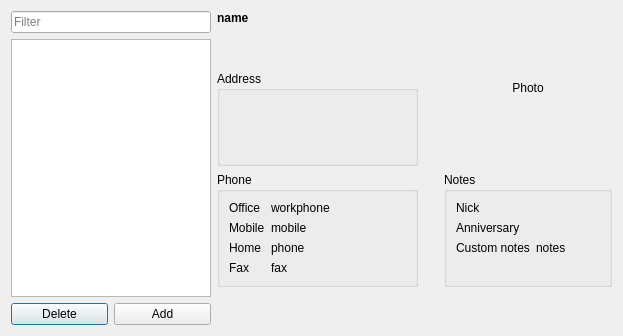
<?xml version="1.0" encoding="UTF-8"?>
<ui version="4.0">
 <class>Contacts</class>
 <widget class="QDialog" name="Contacts">
  <property name="geometry">
   <rect>
    <x>0</x>
    <y>0</y>
    <width>623</width>
    <height>336</height>
   </rect>
  </property>
  <property name="windowTitle">
   <string>BE::Contacts</string>
  </property>
  <layout class="QGridLayout" name="gridLayout_2">
   <item row="0" column="2" rowspan="2">
    <layout class="QVBoxLayout" name="verticalLayout">
     <item>
      <widget class="QLabel" name="name">
       <property name="font">
        <font>
         <weight>75</weight>
         <bold>true</bold>
        </font>
       </property>
       <property name="cursor">
        <cursorShape>IBeamCursor</cursorShape>
       </property>
       <property name="focusPolicy">
        <enum>Qt::TabFocus</enum>
       </property>
       <property name="text">
        <string>name</string>
       </property>
       <property name="textFormat">
        <enum>Qt::PlainText</enum>
       </property>
       <property name="textInteractionFlags">
        <set>Qt::LinksAccessibleByMouse|Qt::TextEditable|Qt::TextEditorInteraction|Qt::TextSelectableByKeyboard|Qt::TextSelectableByMouse</set>
       </property>
      </widget>
     </item>
     <item>
      <widget class="QLabel" name="mail">
       <property name="cursor">
        <cursorShape>IBeamCursor</cursorShape>
       </property>
       <property name="focusPolicy">
        <enum>Qt::TabFocus</enum>
       </property>
       <property name="text">
        <string>&lt;Mail&gt;</string>
       </property>
       <property name="textFormat">
        <enum>Qt::AutoText</enum>
       </property>
       <property name="textInteractionFlags">
        <set>Qt::LinksAccessibleByMouse|Qt::TextEditable|Qt::TextEditorInteraction|Qt::TextSelectableByKeyboard|Qt::TextSelectableByMouse</set>
       </property>
      </widget>
     </item>
     <item>
      <widget class="QLabel" name="url">
       <property name="cursor">
        <cursorShape>IBeamCursor</cursorShape>
       </property>
       <property name="focusPolicy">
        <enum>Qt::TabFocus</enum>
       </property>
       <property name="text">
        <string>&lt;Internet&gt;</string>
       </property>
       <property name="textFormat">
        <enum>Qt::AutoText</enum>
       </property>
       <property name="textInteractionFlags">
        <set>Qt::LinksAccessibleByMouse|Qt::TextEditable|Qt::TextEditorInteraction|Qt::TextSelectableByKeyboard|Qt::TextSelectableByMouse</set>
       </property>
      </widget>
     </item>
    </layout>
   </item>
   <item row="1" column="0" rowspan="4" colspan="2">
    <widget class="QListView" name="contacts">
     <property name="sizePolicy">
      <sizepolicy hsizetype="Fixed" vsizetype="Expanding">
       <horstretch>0</horstretch>
       <verstretch>0</verstretch>
      </sizepolicy>
     </property>
     <property name="minimumSize">
      <size>
       <width>200</width>
       <height>0</height>
      </size>
     </property>
     <property name="maximumSize">
      <size>
       <width>200</width>
       <height>16777215</height>
      </size>
     </property>
    </widget>
   </item>
   <item row="2" column="2">
    <widget class="QGroupBox" name="groupBox">
     <property name="title">
      <string>Address</string>
     </property>
     <property name="flat">
      <bool>true</bool>
     </property>
     <layout class="QGridLayout" name="gridLayout">
      <item row="2" column="1">
       <widget class="QLabel" name="country">
        <property name="sizePolicy">
         <sizepolicy hsizetype="MinimumExpanding" vsizetype="Preferred">
          <horstretch>0</horstretch>
          <verstretch>0</verstretch>
         </sizepolicy>
        </property>
        <property name="cursor">
         <cursorShape>IBeamCursor</cursorShape>
        </property>
        <property name="focusPolicy">
         <enum>Qt::TabFocus</enum>
        </property>
        <property name="text">
         <string>&lt;country&gt;</string>
        </property>
        <property name="textFormat">
         <enum>Qt::PlainText</enum>
        </property>
        <property name="textInteractionFlags">
         <set>Qt::LinksAccessibleByMouse|Qt::TextEditable|Qt::TextEditorInteraction|Qt::TextSelectableByKeyboard|Qt::TextSelectableByMouse</set>
        </property>
       </widget>
      </item>
      <item row="2" column="0">
       <widget class="QLabel" name="state">
        <property name="cursor">
         <cursorShape>IBeamCursor</cursorShape>
        </property>
        <property name="focusPolicy">
         <enum>Qt::TabFocus</enum>
        </property>
        <property name="text">
         <string>&lt;state&gt;</string>
        </property>
        <property name="textFormat">
         <enum>Qt::PlainText</enum>
        </property>
        <property name="textInteractionFlags">
         <set>Qt::LinksAccessibleByMouse|Qt::TextEditable|Qt::TextEditorInteraction|Qt::TextSelectableByKeyboard|Qt::TextSelectableByMouse</set>
        </property>
       </widget>
      </item>
      <item row="1" column="1">
       <widget class="QLabel" name="city">
        <property name="sizePolicy">
         <sizepolicy hsizetype="MinimumExpanding" vsizetype="Preferred">
          <horstretch>0</horstretch>
          <verstretch>0</verstretch>
         </sizepolicy>
        </property>
        <property name="cursor">
         <cursorShape>IBeamCursor</cursorShape>
        </property>
        <property name="focusPolicy">
         <enum>Qt::TabFocus</enum>
        </property>
        <property name="text">
         <string>&lt;city&gt;</string>
        </property>
        <property name="textFormat">
         <enum>Qt::PlainText</enum>
        </property>
        <property name="textInteractionFlags">
         <set>Qt::LinksAccessibleByMouse|Qt::TextEditable|Qt::TextEditorInteraction|Qt::TextSelectableByKeyboard|Qt::TextSelectableByMouse</set>
        </property>
       </widget>
      </item>
      <item row="1" column="0">
       <widget class="QLabel" name="zip">
        <property name="cursor">
         <cursorShape>IBeamCursor</cursorShape>
        </property>
        <property name="focusPolicy">
         <enum>Qt::TabFocus</enum>
        </property>
        <property name="text">
         <string>&lt;zip&gt;</string>
        </property>
        <property name="textFormat">
         <enum>Qt::PlainText</enum>
        </property>
        <property name="textInteractionFlags">
         <set>Qt::LinksAccessibleByMouse|Qt::TextEditable|Qt::TextEditorInteraction|Qt::TextSelectableByKeyboard|Qt::TextSelectableByMouse</set>
        </property>
       </widget>
      </item>
      <item row="0" column="0" colspan="3">
       <widget class="QLabel" name="address">
        <property name="cursor">
         <cursorShape>IBeamCursor</cursorShape>
        </property>
        <property name="focusPolicy">
         <enum>Qt::TabFocus</enum>
        </property>
        <property name="text">
         <string>&lt;address&gt;</string>
        </property>
        <property name="textFormat">
         <enum>Qt::PlainText</enum>
        </property>
        <property name="textInteractionFlags">
         <set>Qt::LinksAccessibleByMouse|Qt::TextEditable|Qt::TextEditorInteraction|Qt::TextSelectableByKeyboard|Qt::TextSelectableByMouse</set>
        </property>
       </widget>
      </item>
     </layout>
    </widget>
   </item>
   <item row="3" column="2">
    <widget class="QGroupBox" name="groupBox_2">
     <property name="title">
      <string>Phone</string>
     </property>
     <property name="flat">
      <bool>true</bool>
     </property>
     <layout class="QFormLayout" name="formLayout">
      <item row="0" column="0">
       <widget class="QLabel" name="label">
        <property name="text">
         <string>Office</string>
        </property>
        <property name="textFormat">
         <enum>Qt::PlainText</enum>
        </property>
       </widget>
      </item>
      <item row="0" column="1">
       <widget class="QLabel" name="workphone">
        <property name="minimumSize">
         <size>
          <width>64</width>
          <height>0</height>
         </size>
        </property>
        <property name="cursor">
         <cursorShape>IBeamCursor</cursorShape>
        </property>
        <property name="focusPolicy">
         <enum>Qt::TabFocus</enum>
        </property>
        <property name="text">
         <string>workphone</string>
        </property>
        <property name="textFormat">
         <enum>Qt::PlainText</enum>
        </property>
        <property name="textInteractionFlags">
         <set>Qt::LinksAccessibleByMouse|Qt::TextEditable|Qt::TextEditorInteraction|Qt::TextSelectableByKeyboard|Qt::TextSelectableByMouse</set>
        </property>
       </widget>
      </item>
      <item row="2" column="0">
       <widget class="QLabel" name="label_2">
        <property name="text">
         <string>Mobile</string>
        </property>
        <property name="textFormat">
         <enum>Qt::PlainText</enum>
        </property>
       </widget>
      </item>
      <item row="2" column="1">
       <widget class="QLabel" name="mobile">
        <property name="minimumSize">
         <size>
          <width>64</width>
          <height>0</height>
         </size>
        </property>
        <property name="cursor">
         <cursorShape>IBeamCursor</cursorShape>
        </property>
        <property name="focusPolicy">
         <enum>Qt::TabFocus</enum>
        </property>
        <property name="text">
         <string>mobile</string>
        </property>
        <property name="textFormat">
         <enum>Qt::PlainText</enum>
        </property>
        <property name="textInteractionFlags">
         <set>Qt::LinksAccessibleByMouse|Qt::TextEditable|Qt::TextEditorInteraction|Qt::TextSelectableByKeyboard|Qt::TextSelectableByMouse</set>
        </property>
       </widget>
      </item>
      <item row="3" column="0">
       <widget class="QLabel" name="label_3">
        <property name="text">
         <string>Home</string>
        </property>
        <property name="textFormat">
         <enum>Qt::PlainText</enum>
        </property>
       </widget>
      </item>
      <item row="3" column="1">
       <widget class="QLabel" name="phone">
        <property name="minimumSize">
         <size>
          <width>64</width>
          <height>0</height>
         </size>
        </property>
        <property name="cursor">
         <cursorShape>IBeamCursor</cursorShape>
        </property>
        <property name="focusPolicy">
         <enum>Qt::TabFocus</enum>
        </property>
        <property name="text">
         <string>phone</string>
        </property>
        <property name="textFormat">
         <enum>Qt::PlainText</enum>
        </property>
        <property name="textInteractionFlags">
         <set>Qt::LinksAccessibleByMouse|Qt::TextEditable|Qt::TextEditorInteraction|Qt::TextSelectableByKeyboard|Qt::TextSelectableByMouse</set>
        </property>
       </widget>
      </item>
      <item row="5" column="0">
       <widget class="QLabel" name="label_4">
        <property name="text">
         <string>Fax</string>
        </property>
        <property name="textFormat">
         <enum>Qt::PlainText</enum>
        </property>
       </widget>
      </item>
      <item row="5" column="1">
       <widget class="QLabel" name="fax">
        <property name="minimumSize">
         <size>
          <width>64</width>
          <height>0</height>
         </size>
        </property>
        <property name="cursor">
         <cursorShape>IBeamCursor</cursorShape>
        </property>
        <property name="focusPolicy">
         <enum>Qt::TabFocus</enum>
        </property>
        <property name="text">
         <string>fax</string>
        </property>
        <property name="textFormat">
         <enum>Qt::PlainText</enum>
        </property>
        <property name="textInteractionFlags">
         <set>Qt::LinksAccessibleByMouse|Qt::TextEditable|Qt::TextEditorInteraction|Qt::TextSelectableByKeyboard|Qt::TextSelectableByMouse</set>
        </property>
       </widget>
      </item>
     </layout>
    </widget>
   </item>
   <item row="3" column="4">
    <widget class="QGroupBox" name="groupBox_3">
     <property name="title">
      <string>Notes</string>
     </property>
     <property name="flat">
      <bool>true</bool>
     </property>
     <layout class="QFormLayout" name="formLayout_2">
      <item row="0" column="0">
       <widget class="QLabel" name="label_6">
        <property name="text">
         <string>Nick</string>
        </property>
       </widget>
      </item>
      <item row="0" column="1">
       <widget class="QLabel" name="nick">
        <property name="minimumSize">
         <size>
          <width>64</width>
          <height>0</height>
         </size>
        </property>
        <property name="cursor">
         <cursorShape>IBeamCursor</cursorShape>
        </property>
        <property name="focusPolicy">
         <enum>Qt::TabFocus</enum>
        </property>
        <property name="text">
         <string>&lt;nick&gt;</string>
        </property>
        <property name="textFormat">
         <enum>Qt::PlainText</enum>
        </property>
        <property name="textInteractionFlags">
         <set>Qt::LinksAccessibleByMouse|Qt::TextEditable|Qt::TextEditorInteraction|Qt::TextSelectableByKeyboard|Qt::TextSelectableByMouse</set>
        </property>
       </widget>
      </item>
      <item row="1" column="0">
       <widget class="QLabel" name="label_7">
        <property name="text">
         <string>Anniversary</string>
        </property>
       </widget>
      </item>
      <item row="1" column="1">
       <widget class="QLabel" name="anniversary">
        <property name="minimumSize">
         <size>
          <width>64</width>
          <height>0</height>
         </size>
        </property>
        <property name="cursor">
         <cursorShape>IBeamCursor</cursorShape>
        </property>
        <property name="focusPolicy">
         <enum>Qt::TabFocus</enum>
        </property>
        <property name="text">
         <string>&lt;anniversary&gt;</string>
        </property>
        <property name="textFormat">
         <enum>Qt::PlainText</enum>
        </property>
        <property name="textInteractionFlags">
         <set>Qt::LinksAccessibleByMouse|Qt::TextEditable|Qt::TextEditorInteraction|Qt::TextSelectableByKeyboard|Qt::TextSelectableByMouse</set>
        </property>
       </widget>
      </item>
      <item row="2" column="0">
       <widget class="QLabel" name="label_8">
        <property name="text">
         <string>Custom notes</string>
        </property>
       </widget>
      </item>
      <item row="2" column="1">
       <widget class="QLabel" name="notes">
        <property name="minimumSize">
         <size>
          <width>64</width>
          <height>0</height>
         </size>
        </property>
        <property name="cursor">
         <cursorShape>IBeamCursor</cursorShape>
        </property>
        <property name="focusPolicy">
         <enum>Qt::TabFocus</enum>
        </property>
        <property name="text">
         <string>notes</string>
        </property>
        <property name="textFormat">
         <enum>Qt::PlainText</enum>
        </property>
        <property name="textInteractionFlags">
         <set>Qt::LinksAccessibleByMouse|Qt::TextEditable|Qt::TextEditorInteraction|Qt::TextSelectableByKeyboard|Qt::TextSelectableByMouse</set>
        </property>
       </widget>
      </item>
     </layout>
    </widget>
   </item>
   <item row="5" column="0">
    <widget class="QPushButton" name="remove">
     <property name="text">
      <string>Delete</string>
     </property>
    </widget>
   </item>
   <item row="5" column="1">
    <widget class="QPushButton" name="add">
     <property name="text">
      <string>Add</string>
     </property>
    </widget>
   </item>
   <item row="0" column="0" colspan="2">
    <widget class="QLineEdit" name="filter">
     <property name="placeholderText">
      <string>Filter</string>
     </property>
    </widget>
   </item>
   <item row="4" column="3">
    <spacer name="verticalSpacer">
     <property name="orientation">
      <enum>Qt::Vertical</enum>
     </property>
     <property name="sizeHint" stdset="0">
      <size>
       <width>20</width>
       <height>40</height>
      </size>
     </property>
    </spacer>
   </item>
   <item row="0" column="4" rowspan="3">
    <widget class="QLabel" name="photo">
     <property name="focusPolicy">
      <enum>Qt::StrongFocus</enum>
     </property>
     <property name="acceptDrops">
      <bool>true</bool>
     </property>
     <property name="text">
      <string>Photo</string>
     </property>
     <property name="alignment">
      <set>Qt::AlignCenter</set>
     </property>
    </widget>
   </item>
  </layout>
 </widget>
 <tabstops>
  <tabstop>filter</tabstop>
  <tabstop>contacts</tabstop>
  <tabstop>name</tabstop>
  <tabstop>mail</tabstop>
  <tabstop>url</tabstop>
  <tabstop>address</tabstop>
  <tabstop>zip</tabstop>
  <tabstop>city</tabstop>
  <tabstop>state</tabstop>
  <tabstop>country</tabstop>
  <tabstop>workphone</tabstop>
  <tabstop>mobile</tabstop>
  <tabstop>phone</tabstop>
  <tabstop>fax</tabstop>
  <tabstop>nick</tabstop>
  <tabstop>anniversary</tabstop>
  <tabstop>notes</tabstop>
  <tabstop>remove</tabstop>
  <tabstop>add</tabstop>
  <tabstop>photo</tabstop>
 </tabstops>
 <resources/>
 <connections/>
</ui>
